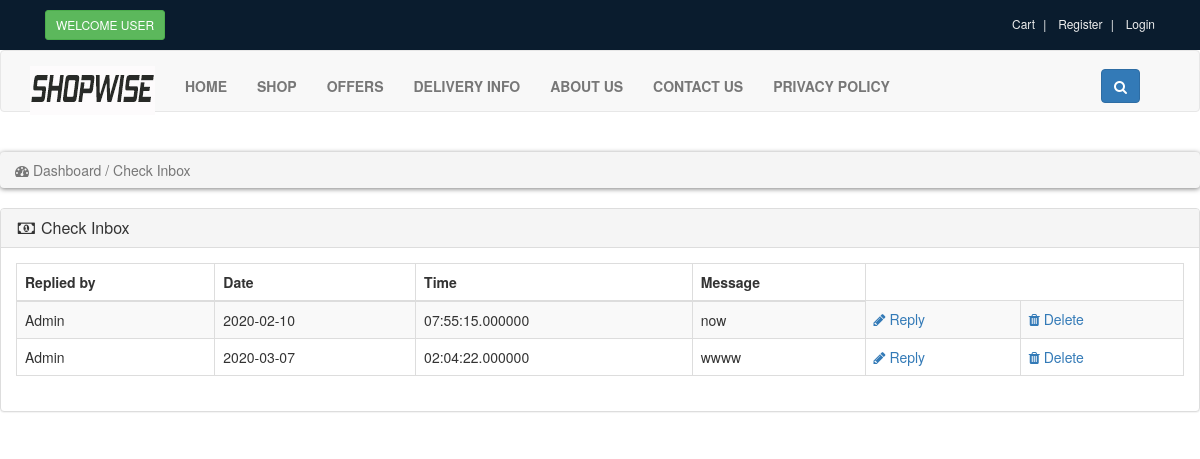
The app's page /customer/view_inbox.php with its own data.
### tables this page shows
CREATE TABLE IF NOT EXISTS `message` (
  `MNO` int(50) NOT NULL,
  `Date` date NOT NULL,
  `Time` time(6) NOT NULL,
  `Message` varchar(255) NOT NULL,
  `Cus_ID` int(50) NOT NULL,
  `Received_By` varchar(255) NOT NULL,
  PRIMARY KEY (`MNO`),
  KEY `Cus_ID` (`Cus_ID`)
);

### customer/view_inbox.php (the view, shortened to what this page needs)
<!DOCTYPE html>
<html lang="en">
<head>
    <link rel="stylesheet" href="style.css">
    <link rel="stylesheet" href="https://maxcdn.bootstrapcdn.com/bootstrap/3.4.1/css/bootstrap.min.css">
    <link rel="stylesheet" href="https://cdnjs.cloudflare.com/ajax/libs/font-awesome/4.7.0/css/font-awesome.min.css">
</head>
<body>
<?php
include("includes/header.php");
?>
<br>
<div class="row">
    <div class="col-lg-12">
       <ol class="breadcrumb">
            <li class="active">
                <i class="fa fa-dashboard"></i> Dashboard / Check Inbox
            </li>
        </ol>
    </div>
</div>
<div class="row">
    <div class="col-lg-12">
        <div class="panel panel-default">
            <div class="panel-heading">
                <h3 class="panel-title">
                    <i class="fa fa-money fa-fw"></i>  Check Inbox
                </h3>
            </div>
            <div class="panel-body">
                <div class="table-responsive">
                    <table class="table table-striped table-bordered table-hover">
                        <thead>
                            <tr>
                                <th>Replied by</th>
                                <th>Date</th>
                                <th>Time</th>
                                <th>Message</th>
                            </tr>
                        </thead>
                        <tbody>
                            <?php
                            $get_msg = "select * from message where Received_by='$id'";
                            $run_msg = mysqli_query($con,$get_msg);
                            while($row_msg=mysqli_fetch_array($run_msg)){
                                $cus_id = $row_msg['Cus_ID'];
                                $mno = $row_msg['MNO'];
                                $message = $row_msg['Message'];
                                $date = $row_msg['Date'];
                                $time = $row_msg['Time'];
                               ?>
                               <tr>
                                    <td>Admin</td>
									 <td><?php echo $date; ?></td>
                                        <td><?php echo $time; ?></td>
                                         <td><?php echo $message; ?></td>
                                         <td>
                                         <a href="message_us.php?cus_id=<?php echo $cus_id; ?>">
                                        <i class="fa fa-pencil"></i> Reply
                                        </a>
                                    </td>
                                    <td>
                                         <a href="delete_inbox.php?del_inbox=<?php echo $mno; ?>">
                                        <i class="fa fa-trash"></i> Delete
                                        </a>
                                    </td>
                               </tr>
                            <?php }
                        ?>
                        </tbody>
                    </table>
                </div>
            </div>
</div>
            </div>
    </div>
</body>
</html>

### customer/style.css (style rules this page uses)
* body { font-size: 14px; line-height: 1.42857143; color: #333333; background: #f0f0f0; overflow-x: hidden; }
.breadcrumb { padding: 8px 15px; margin-bottom: 20px; background: #ffffff; border-radius: 5px; box-shadow: 0px 1px 5px rgba(0, 0, 0, .5); }

### records on screen
message: Date "2020-02-10", Time "07:55:15.000000", Message "now"
message: Date "2020-03-07", Time "02:04:22.000000", Message "wwww"
